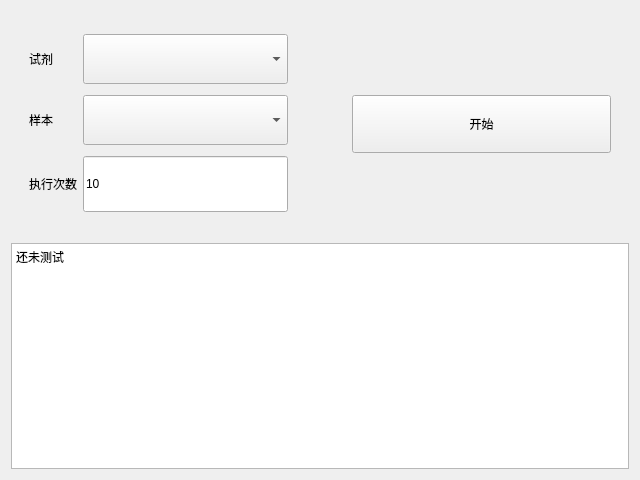
<?xml version="1.0" encoding="UTF-8"?>
<ui version="4.0">
 <class>PipetteNeedle_3_7</class>
 <widget class="QWidget" name="PipetteNeedle_3_7">
  <property name="geometry">
   <rect>
    <x>0</x>
    <y>0</y>
    <width>640</width>
    <height>480</height>
   </rect>
  </property>
  <property name="windowTitle">
   <string>Form</string>
  </property>
  <layout class="QVBoxLayout" name="verticalLayout" stretch="1,1">
   <item>
    <widget class="QWidget" name="widget" native="true">
     <layout class="QHBoxLayout" name="horizontalLayout" stretch="1,0,1">
      <item>
       <widget class="QWidget" name="widget_3" native="true">
        <layout class="QGridLayout" name="gridLayout">
         <item row="0" column="0">
          <widget class="QLabel" name="label">
           <property name="text">
            <string>试剂</string>
           </property>
          </widget>
         </item>
         <item row="0" column="1">
          <widget class="QComboBox" name="combo_reagent">
           <property name="minimumSize">
            <size>
             <width>0</width>
             <height>50</height>
            </size>
           </property>
           <property name="styleSheet">
            <string notr="true">QComboBox QAbstractItemView::item{height:50px;}</string>
           </property>
          </widget>
         </item>
         <item row="1" column="0">
          <widget class="QLabel" name="label_2">
           <property name="text">
            <string>样本</string>
           </property>
          </widget>
         </item>
         <item row="1" column="1">
          <widget class="QComboBox" name="combo_sample">
           <property name="minimumSize">
            <size>
             <width>0</width>
             <height>50</height>
            </size>
           </property>
           <property name="styleSheet">
            <string notr="true">
QComboBox QAbstractItemView::item{height:50px;}</string>
           </property>
          </widget>
         </item>
         <item row="2" column="0">
          <widget class="QLabel" name="label_3">
           <property name="text">
            <string>执行次数</string>
           </property>
          </widget>
         </item>
         <item row="2" column="1">
          <widget class="QLineEdit" name="edit_runCount">
           <property name="styleSheet">
            <string notr="true">height:50px;</string>
           </property>
           <property name="text">
            <string>10</string>
           </property>
          </widget>
         </item>
        </layout>
       </widget>
      </item>
      <item>
       <spacer name="horizontalSpacer">
        <property name="orientation">
         <enum>Qt::Horizontal</enum>
        </property>
        <property name="sizeHint" stdset="0">
         <size>
          <width>40</width>
          <height>20</height>
         </size>
        </property>
       </spacer>
      </item>
      <item>
       <widget class="QWidget" name="widget_2" native="true">
        <layout class="QGridLayout" name="gridLayout_2">
         <item row="0" column="0">
          <widget class="QPushButton" name="btn_start">
           <property name="styleSheet">
            <string notr="true">height:50px;</string>
           </property>
           <property name="text">
            <string>开始</string>
           </property>
          </widget>
         </item>
        </layout>
       </widget>
      </item>
     </layout>
    </widget>
   </item>
   <item>
    <widget class="QTextEdit" name="textEdit">
     <property name="html">
      <string>&lt;!DOCTYPE HTML PUBLIC &quot;-//W3C//DTD HTML 4.0//EN&quot; &quot;http://www.w3.org/TR/REC-html40/strict.dtd&quot;&gt;
&lt;html&gt;&lt;head&gt;&lt;meta name=&quot;qrichtext&quot; content=&quot;1&quot; /&gt;&lt;style type=&quot;text/css&quot;&gt;
p, li { white-space: pre-wrap; }
&lt;/style&gt;&lt;/head&gt;&lt;body style=&quot; font-family:'SimSun'; font-size:9pt; font-weight:400; font-style:normal;&quot;&gt;
&lt;p style=&quot; margin-top:0px; margin-bottom:0px; margin-left:0px; margin-right:0px; -qt-block-indent:0; text-indent:0px;&quot;&gt;还未测试&lt;/p&gt;&lt;/body&gt;&lt;/html&gt;</string>
     </property>
    </widget>
   </item>
  </layout>
 </widget>
 <resources/>
 <connections/>
</ui>
